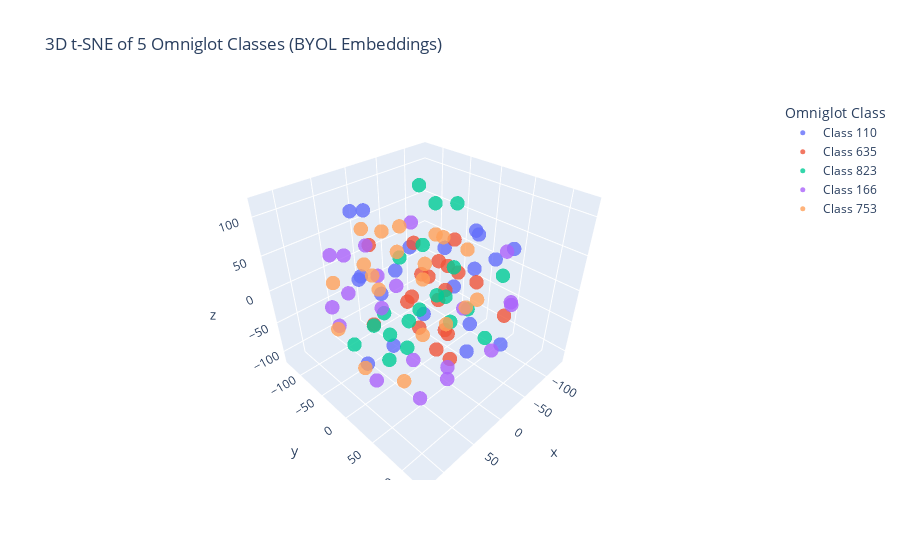

The notebook cell this image was saved under:
### Code cell
import plotly.express as px
import pandas as pd

# Create a dataframe for easier plotting
df = pd.DataFrame({
    'x': X_3d[:, 0],
    'y': X_3d[:, 1],
    'z': X_3d[:, 2],
    'class': y
})

# Filter only selected class labels (5 classes)
df = df[df['class'].isin(selected_classes)]

# Map original class labels to consistent string labels
label_map = {label: f"Class {label}" for label in selected_classes}
df['class'] = df['class'].map(label_map)

# Create interactive 3D scatter plot
fig = px.scatter_3d(df, x='x', y='y', z='z',
                    color='class',
                    title="3D t-SNE of 5 Omniglot Classes (BYOL Embeddings)",
                    labels={"class": "Omniglot Class"},
                    opacity=0.8)

fig.update_traces(marker=dict(size=5))
fig.show()

### Figure 1 — Plotly figure (JSON) as saved in the notebook; plotly's stock layout.template omitted (floating-point values rounded to 4 significant figures)
{"data": [{"hovertemplate": "Omniglot Class=Class 110<br>x=%{x}<br>y=%{y}<br>z=%{z}<extra></extra>", "legendgroup": "Class 110", "marker": {"color": "#636efa", "opacity": 0.8, "size": 5, "symbol": "circle"}, "mode": "markers", "name": "Class 110", "scene": "scene", "showlegend": true, "type": "scatter3d", "x": [-33.09, -76.58, 32.41, 50.94, 6.046, 67.4, 37.31, 10.77, 8.654, 39.61, 54.4, -25.19, 46.91, 27.24, 13.21, 68.35, 10.67, -53.35, -21.4, 37.7], "y": [51.37, 72.79, -84.25, 1.263, -98.16, -30.0, 103.4, 84.4, 125.2, 41.9, 37.59, 55.96, -68.23, 59.07, 61.16, -31.64, -66.99, 38.43, 87.12, -5.028], "z": [43.37, 60.5, -4.869, -52.5, 79.2, 41.98, -3.961, 6.642, 1.483, 12.91, 101.8, 97.05, 101.9, 98.68, 46.23, -93.63, -29.78, 74.89, 76.41, 47.56]}, {"hovertemplate": "Omniglot Class=Class 635<br>x=%{x}<br>y=%{y}<br>z=%{z}<extra></extra>", "legendgroup": "Class 635", "marker": {"color": "#EF553B", "opacity": 0.8, "size": 5, "symbol": "circle"}, "mode": "markers", "name": "Class 635", "scene": "scene", "showlegend": true, "type": "scatter3d", "x": [-96.29, 12.26, -54.51, -3.556, 29.71, -28.87, -11.57, -19.09, -36.15, -8.543, -62.21, -91.09, -4.525, -75.64, -22.35, -9.328, 69.08, -70.98, 4.455, 3.614], "y": [-34.99, 6.511, 9.494, 22.73, 4.928, -1.847, 33.25, 32.23, 6.393, 29.55, 79.8, 11.58, -24.0, -27.44, 5.657, -11.13, -10.78, -59.4, -94.21, -10.55], "z": [22.77, -43.72, 9.104, 54.0, 5.148, -112.9, -52.24, -101.3, -76.72, 15.1, -25.42, -22.4, -20.13, -6.789, -19.14, 18.07, -15.57, -37.11, 30.98, 67.19]}, {"hovertemplate": "Omniglot Class=Class 823<br>x=%{x}<br>y=%{y}<br>z=%{z}<extra></extra>", "legendgroup": "Class 823", "marker": {"color": "#00cc96", "opacity": 0.8, "size": 5, "symbol": "circle"}, "mode": "markers", "name": "Class 823", "scene": "scene", "showlegend": true, "type": "scatter3d", "x": [-86.23, -37.68, 14.01, 106.2, 110.3, -50.69, -70.6, -75.54, -89.0, -81.29, -28.66, 121.9, -5.828, -110.2, -47.89, -47.66, 40.19, 7.354, -87.63, -82.52], "y": [-39.2, -82.85, -15.08, 55.99, 64.8, -23.38, 48.63, -15.04, 1.292, -23.7, -7.459, 23.9, -32.24, -45.98, -53.63, -54.24, -49.49, -57.67, 54.62, -82.69], "z": [-70.31, -1.057, -90.38, 58.9, 7.307, -41.3, -86.07, 89.1, -72.82, -105.8, 106.8, 8.852, -65.99, -33.0, 109.3, -81.27, -56.94, -97.7, 9.855, 0.7605]}, {"hovertemplate": "Omniglot Class=Class 166<br>x=%{x}<br>y=%{y}<br>z=%{z}<extra></extra>", "legendgroup": "Class 166", "marker": {"color": "#ab63fa", "opacity": 0.8, "size": 5, "symbol": "circle"}, "mode": "markers", "name": "Class 166", "scene": "scene", "showlegend": true, "type": "scatter3d", "x": [76.31, 88.26, -51.45, 45.38, -11.57, -33.93, -107.4, 77.09, 100.7, 66.48, 94.86, 22.64, 45.79, -42.73, -132.0, 61.3, 26.92, 38.6, 110.3, 78.34], "y": [11.71, -54.51, -73.37, -46.36, 101.0, 104.5, 59.85, 73.7, -8.347, -101.8, -44.21, -127.2, 102.3, -98.14, 27.39, 46.92, 69.01, 78.83, 41.16, 17.64], "z": [66.42, -32.01, 50.96, 66.17, -36.11, 23.23, -43.64, -68.31, 46.48, -40.93, 75.18, 8.938, 56.73, -58.28, 14.96, -38.47, -78.12, -43.18, -39.22, 28.92]}, {"hovertemplate": "Omniglot Class=Class 753<br>x=%{x}<br>y=%{y}<br>z=%{z}<extra></extra>", "legendgroup": "Class 753", "marker": {"color": "#FFA15A", "opacity": 0.8, "size": 5, "symbol": "circle"}, "mode": "markers", "name": "Class 753", "scene": "scene", "showlegend": true, "type": "scatter3d", "x": [52.93, 67.63, -57.39, -43.06, -14.25, 38.0, -41.87, -75.61, -56.66, 35.35, 53.8, 79.08, 113.8, 93.46, -37.08, -6.598, 6.98, 80.09, -7.671, 40.46], "y": [54.22, 68.68, -33.68, -38.92, -54.31, -62.69, 52.03, 5.159, 23.5, -40.29, 21.48, -70.85, -16.27, -1.929, -1.623, -106.5, 46.43, -4.573, -53.09, -21.86], "z": [71.06, 16.16, 46.01, 5.74, 65.78, 30.11, -4.739, 32.2, -40.09, 2.807, -97.2, 18.78, 0.7102, -62.77, 62.24, -27.23, -17.85, 115.5, 32.87, 91.54]}], "layout": {"legend": {"title": {"text": "Omniglot Class"}, "tracegroupgap": 0}, "scene": {"domain": {"x": [0, 1], "y": [0, 1]}, "xaxis": {"title": {"text": "x"}}, "yaxis": {"title": {"text": "y"}}, "zaxis": {"title": {"text": "z"}}}, "title": {"text": "3D t-SNE of 5 Omniglot Classes (BYOL Embeddings)"}}}
